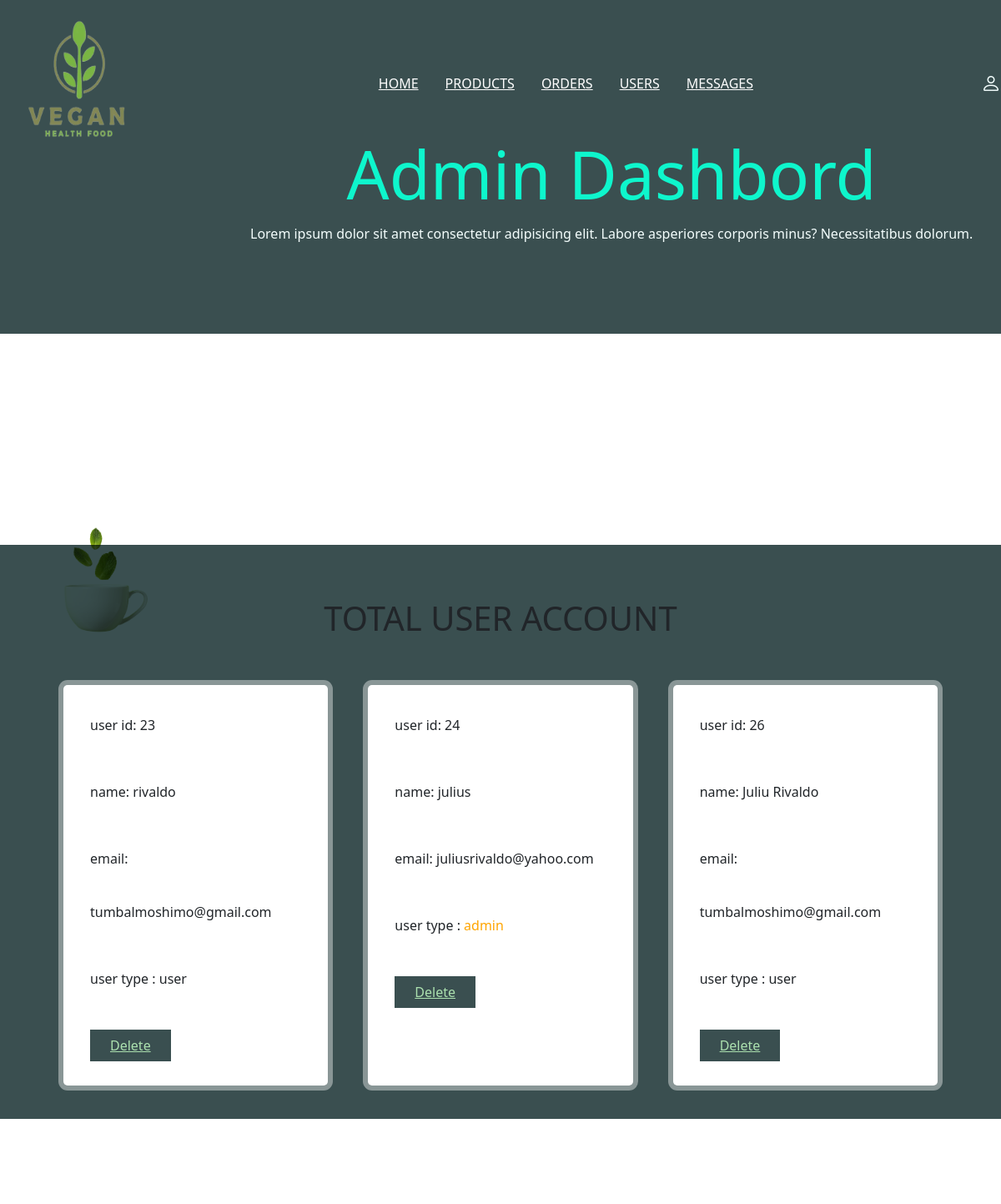
/admin_user.php (signed in), run on the app's committed database.
### tables this page shows
CREATE TABLE `users` (
  `id` int(255) NOT NULL,
  `name` varchar(255) NOT NULL,
  `email` varchar(255) NOT NULL,
  `password` varchar(255) NOT NULL,
  `user_type` varchar(255) NOT NULL DEFAULT 'user',
  `code` mediumint(50) NOT NULL,
  `status` text NOT NULL
);

### admin_user.php (the view, shortened to what this page needs)
<?php
include 'connection.php';
?>
<!DOCTYPE html>
<html lang="en">
<head>
    <link href='https://umpkg.com/boxicons@2.1.4/css/boxicons.min.css'rel='stylesheet'>
    <link href="https://cdn.jsdelivr.net/npm/bootstrap-icons@1.3.0/font/bootstrap-icons.css" rel="stylesheet"/>
    <link href="https://cdn.jsdelivr.net/npm/bootstrap@5.1.3/dist/css/bootstrap.min.css" rel="stylesheet"/>
    <link rel="stylesheet" type="text/css" href="style.css">
</head>
<body>
    <?php include 'admin_header.php';?>
    <section class="message_container">
        <h1 class="title">total user account</h1>
        <div class="box-container">
            <?php
                $select_users = mysqli_query($conn, "SELECT * FROM `users`") or die('query failed');
                if (mysqli_num_rows($select_users)>0) {
                    while ($fetch_users = mysqli_fetch_assoc($select_users)) {
                    ?>
                    <div class="box">
                        <p>user id: <span><?php echo $fetch_users['id'];?></span></p>
                        <p>name: <span><?php echo $fetch_users['name'];?></span></p>
                        <p>email: <span><?php echo $fetch_users['email'];?></span></p>
                        <p>user type : <span style="color: <?php if ($fetch_users['user_type']=='admin'){echo "orange";};  ?>"><?php echo $fetch_users['user_type'];?></span></p>
                        <a href="admin_user.php?delete=<?php echo $fetch_users['id'];?>" class="delete"onclick="return confirm('delete this message');">delete</a>
                    </div>
                    <?php
                    }
                }else{
                        echo '
                    <div class="empty">
                    <p>no products add yet!</p>
                </div>
                    ';
                }
           ?>
        </div>
    </section>
    <div class="line"></div>
</body>
</html>

### style.css (style rules this page uses)
* { margin: 0; padding: 0; box-sizing: border-box; }
:root { --box-shadow: 0px 0px 0px 6px rgb(255 255 255/40%); --orange: #fcc927; --grey: #3a4f50 }
a { text-decoration: none; }
.title { text-align: center; margin-bottom: 1rem; }
.line, .line4 { background-image: url("img/logos.png"); width: 100%; height: 100px; margin-top: -1.6rem; }
.line { margin-bottom: 10rem; }
.form-container::before, .show-product::before, .message_container::before, .order_container::before { content: ""; position: absolute; mix-blend-mode: multiply; background: url("img/slider3.png"); top: -5%; left: -10px; width: 255px; height: 650px; background-size: 255px; background-repeat: no-repeat; z-index: 100; }
.box-container { padding: 2% 5%; display: grid; grid-template-columns: repeat(auto-fit, minmax(20rem, 1fr)); column-gap: 1rem; }
.box-container .box { background: #fff; box-shadow: var(--box-shadow); padding: 2rem; text-align: center; border-radius: 5px; margin: 1rem; }
.show-product, .message_container, .order_container { position: relative; background: var(--grey); margin-top: -3.5rem; }
.box-container .box { line-height: 4; }
.edit, .delete { color: #ACE1AF; background: #3a4f50; padding: 0.5rem 1.5rem; text-transform: capitalize; line-height: 2; }
.message_container .title, .order_container .title { text-transform: uppercase; padding-top: 4rem; }
.box-container .box { text-align: left; padding: 1rem 2rem; }

### data on the page
users: id "23", name "rivaldo", email "tumbalmoshimo@gmail.com", user_type "user"
users: id "24", name "julius", email "juliusrivaldo@yahoo.com", user_type "admin"
users: id "26", name "Juliu Rivaldo", email "tumbalmoshimo@gmail.com", user_type "user"
